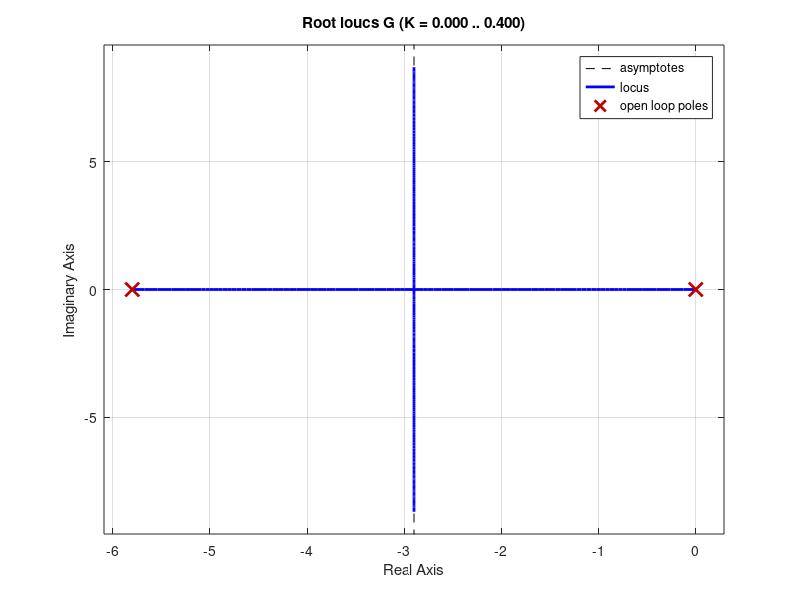
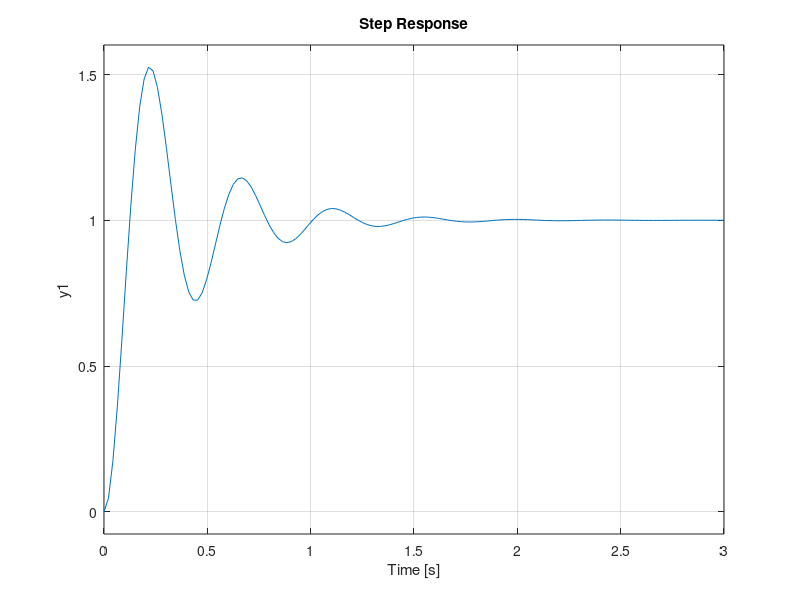
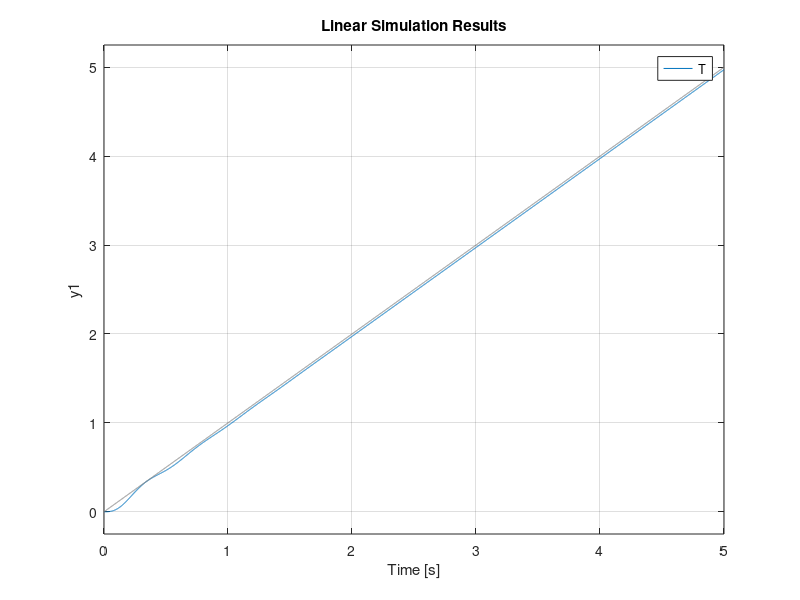
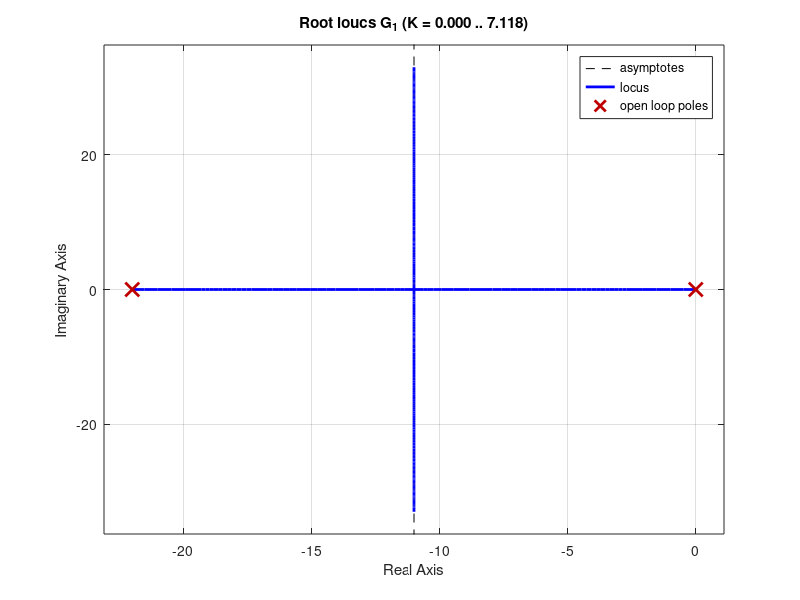

Recreate these plots in MATLAB, in order.
clc
clear
close
t=0:0.001:5;
num=[210.25];
den=[1 5.8 0];
G=tf(num, den)
figure(1)
rlocus(G)
figure(2)
T = feedback(G,1)
step(T)
figure(3)
lsim(T,t,t)

num_1=[170];
den_1=[1 22 0];
G_1= tf(num_1,den_1)
figure(4)
rlocus(G_1);
T_1 = feedback(G_1,1)
figure(5)
step(T_1)
figure(6)
lsim(T_1,t,t)



